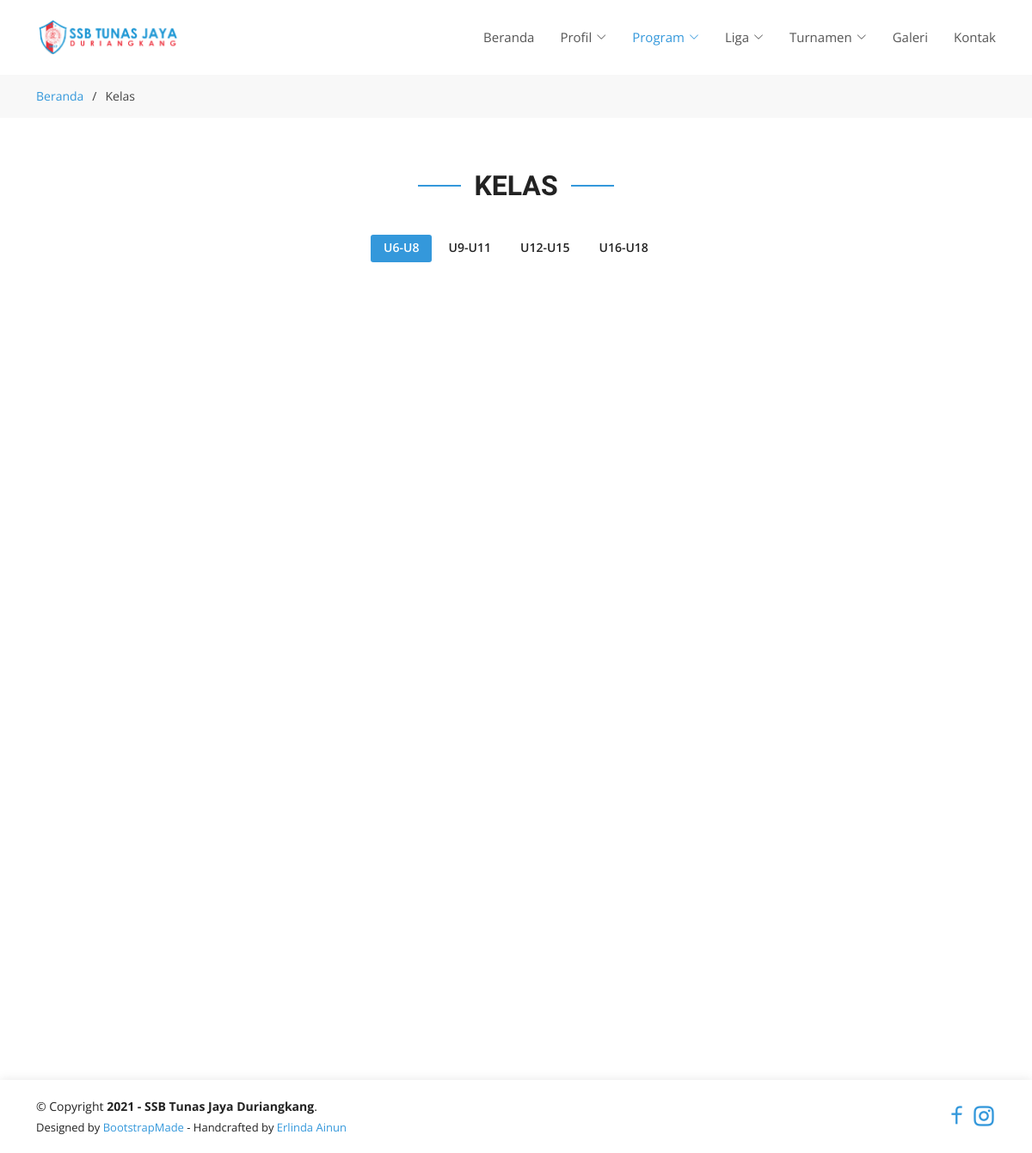
The page /class.php on the database as committed earlier.
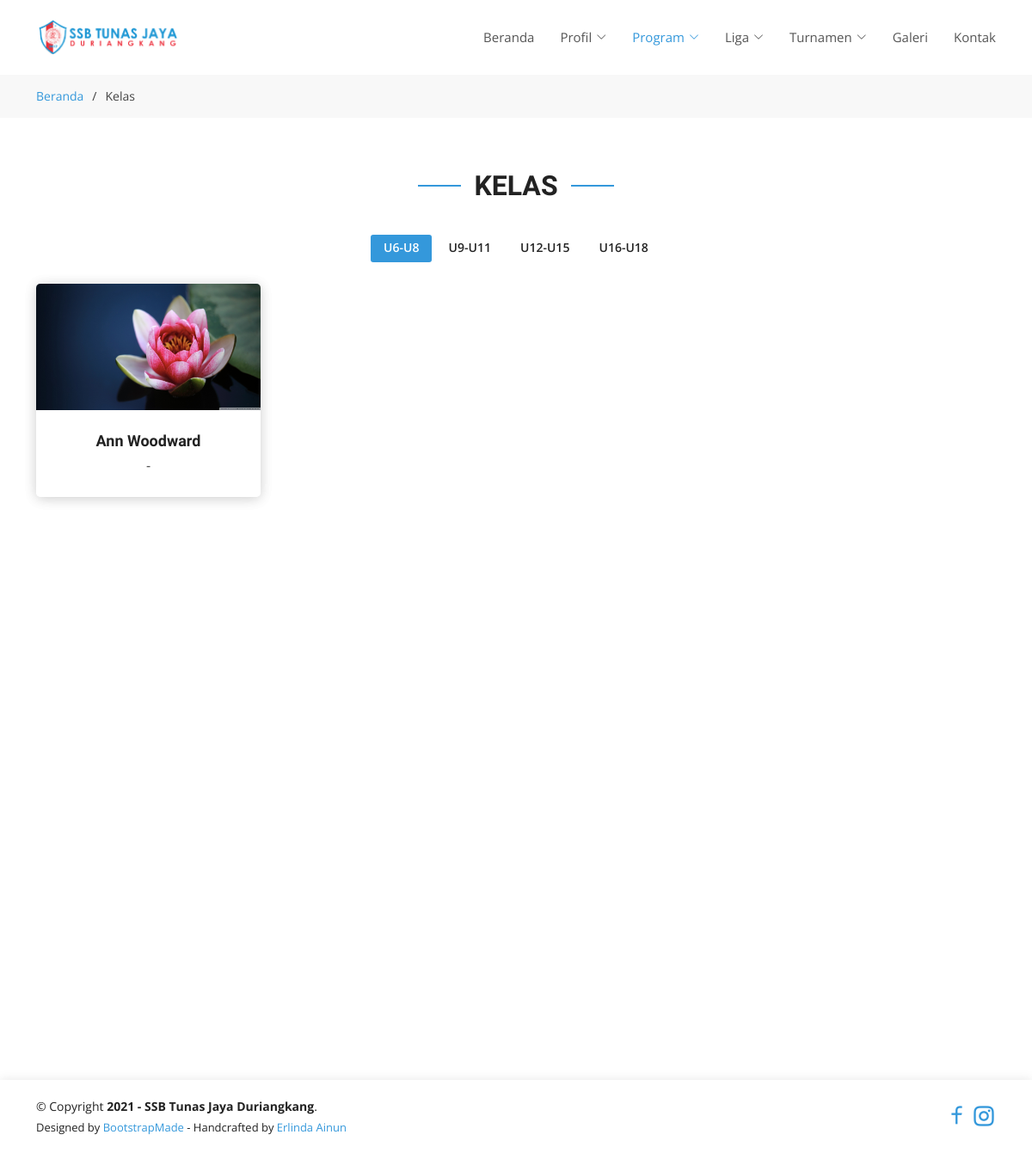
The same page on the database as committed later.
### tables this page shows
CREATE TABLE `members` (
  `id` int(11) NOT NULL,
  `name` varchar(255) DEFAULT NULL,
  `nisn` int(20) DEFAULT NULL,
  `birth_date` date DEFAULT NULL,
  `birth_place` varchar(255) DEFAULT NULL,
  `class_type` varchar(255) DEFAULT NULL,
  `gender_id` int(10) UNSIGNED NOT NULL,
  `religion` varchar(45) DEFAULT NULL,
  `address` varchar(45) DEFAULT NULL,
  `height` varchar(45) DEFAULT NULL,
  `weight` varchar(45) DEFAULT NULL,
  `phone_number` varchar(45) DEFAULT NULL,
  `image_path` text DEFAULT NULL,
  `position` varchar(45) DEFAULT NULL,
  `reason` varchar(45) DEFAULT NULL,
  `notes` varchar(255) DEFAULT NULL,
  `status` varchar(32) DEFAULT NULL,
  `created_at` timestamp NULL DEFAULT NULL,
  `updated_at` timestamp NULL DEFAULT NULL
);

### class.php (the view, shortened to what this page needs)
<!DOCTYPE html>
<html lang="en">
<head>
  <?php include 'connection.php'; ?>
  <link href="assets/vendor/aos/aos.css" rel="stylesheet">
  <link href="assets/vendor/bootstrap/css/bootstrap.min.css" rel="stylesheet">
  <link href="assets/vendor/bootstrap-icons/bootstrap-icons.css" rel="stylesheet">
  <link href="assets/vendor/boxicons/css/boxicons.min.css" rel="stylesheet">
  <link href="assets/vendor/glightbox/css/glightbox.min.css" rel="stylesheet">
  <link href="assets/vendor/remixicon/remixicon.css" rel="stylesheet">
  <link href="assets/vendor/swiper/swiper-bundle.min.css" rel="stylesheet">
  <link href="assets/css/style.css" rel="stylesheet">
</head>
<body>
  <?php include 'header.php'; ?>
  <main id="main">
    <section id="breadcrumbs" class="breadcrumbs">
      <div class="container">
        <div class="d-flex justify-content-between align-items-center">
          <ol>
            <li><a href="/">Beranda</a></li>
            <li>Kelas</li>
          </ol>
        </div>
      </div>
    </section>
    <section id="portfolio" class="portfolio">
      <div class="container">
        <div class="section-title" data-aos="fade-up">
          <h2>Kelas</h2>
        </div>
        <div class="row aos-init" data-aos="fade-up" data-aos-delay="100">
          <div class="col-lg-12 d-flex justify-content-center">
            <ul id="portfolio-flters">
              <li data-filter=".filter-U6-U8" class="filter-active">U6-U8</li>
              <li data-filter=".filter-U9-U11">U9-U11</li>
              <li data-filter=".filter-U12-U15">U12-U15</li>
              <li data-filter=".filter-U16-U18">U16-U18</li>
            </ul>
          </div>
        </div>
        <div class="row portfolio-container aos-init" data-aos="fade-up" data-aos-delay="200" style="position: relative; height: 891px;">
          <?php
          $sql = 'SELECT * FROM `members` WHERE `status` = "Disetujui" ';
          $result = $conn->query($sql);
          while ($row = $result->fetch_assoc()) {
            $image_path = str_replace('..', '', $row['image_path']);
            $src = 'http://' . $_SERVER['HTTP_HOST'] . $image_path;
          ?>
            <div class="col-lg-3 col-md-6 portfolio-item filter-<?php echo $row['class_type'] ?>" style="position: absolute; left: 0px; top: 0px;">
              <div class="member aos-init aos-animate" data-aos="fade-up" data-aos-delay="100">
                <div class="member-img">
                  <img src="<?php echo $src ?>" class="img-fluid" alt="">
                </div>
                <div class="member-info">
                  <h4><?php echo $row['name'] ?></h4>
                  <span><?php echo $row['position'] ?></span>
                </div>
              </div>
            </div>
          <?php } ?>
        </div>
      </div>
    </section>
  </main>
  <?php include 'footer.php'; ?>
</body>
</html>

### header.php (shortened to what this page needs)
<header id="header" class="fixed-top d-flex align-items-center">
    <div class="container d-flex align-items-center justify-content-between">
        <div class="logo">
            <h1><a href="/"><img src="assets/img/logo.png" alt="logo"></a></h1>
        </div>
        <nav id="navbar" class="navbar">
            <ul>
                <li><a class="nav-link scrollto <?php if ($_SERVER['SCRIPT_NAME'] == "/index.php") echo "active" ?>" href="/">Beranda</a></li>
                <li class="dropdown">
                    <a class="<?php if (
                                    $_SERVER['SCRIPT_NAME'] == "/vission-mission.php"
                                    || $_SERVER['SCRIPT_NAME'] == "/history.php"
                                    || $_SERVER['SCRIPT_NAME'] == "/manager.php"
                                    || $_SERVER['SCRIPT_NAME'] == "/achievement.php"
                                ) echo "active" ?>" href="#"><span>Profil</span> <i class="bi bi-chevron-down"></i></a>
                </li>
                <li class="dropdown">
                    <a class="<?php if (
                                    $_SERVER['SCRIPT_NAME'] == "/class.php"
                                    || $_SERVER['SCRIPT_NAME'] == "/registration-member.php"
                                ) echo "active" ?>" href="#"><span>Program</span> <i class="bi bi-chevron-down"></i>
                    </a>
                </li>
                <li class="dropdown">
                    <a class="<?php if (
                                    ($_SERVER['SCRIPT_NAME'] == "/registration-team.php" && $_GET['tipe'] == 'liga')
                                    || $_SERVER['SCRIPT_NAME'] == "/schedule.php"
                                    || $_SERVER['SCRIPT_NAME'] == "/standing.php"
                                ) echo "active" ?>" href="#"><span>Liga</span> <i class="bi bi-chevron-down"></i>
                    </a>
                </li>
                <li class="dropdown">
                    <a class="<?php if (
                                    ($_SERVER['SCRIPT_NAME'] == "/registration-team.php" && $_GET['tipe'] == 'turnamen')
                                    || $_SERVER['SCRIPT_NAME'] == "/match-scheme.php"
                                ) echo "active" ?>" href="#"><span>Turnamen</span> <i class="bi bi-chevron-down"></i>
                    </a>
                </li>
                <li><a class="nav-link scrollto <?php if ($_SERVER['SCRIPT_NAME'] == "/gallery.php") echo "active" ?>" href="gallery.php">Galeri</a></li>
                <li><a class="nav-link scrollto <?php if ($_SERVER['SCRIPT_NAME'] == "/contact.php") echo "active" ?>" href="contact.php">Kontak</a></li>
            </ul>
        </nav>
    </div>
</header>

### footer.php
<footer id="footer">
    <div class="container">
        <div class="row d-flex align-items-center">
            <div class="col-lg-6 text-lg-left">
                <div class="copyright">
                    &copy; Copyright <strong>2021 - SSB Tunas Jaya Duriangkang</strong>.
                </div>
                <div class="credits">
                    Designed by <a href="https://bootstrapmade.com/">BootstrapMade</a> - Handcrafted by <a href="http://instagram.com/erlindaainun" target="_blank" rel="noopener noreferrer"> Erlinda Ainun</a>
                </div>
            </div>
            <div class="col-lg-6 text-right">
                <div class="social-media">
                    <a href="#"><i class="ri-facebook-line ri-2x"></i></a>
                    <a href="#"><i class="ri-instagram-line ri-2x"></i></a>
                </div>
            </div>
        </div>
    </div>
</footer>

### assets/css/style.css (style rules this page uses)
body { font-family: "Open Sans", sans-serif; color: #444444; }
a { color: #3498db; text-decoration: none; }
h1, h2, h3, h4, h5, h6 { font-family: "Raleway", sans-serif; }
#header { z-index: 997; transition: all 0.5s; padding: 22px 0; background: #fff; }
#header .logo h1 { font-size: 30px; margin: 0; padding: 0; line-height: 1; font-weight: 700; letter-spacing: 1px; }
#header .logo h1 a, #header .logo h1 a:hover { color: #222222; text-decoration: none; }
#header .logo img { padding: 0; margin: 0; max-height: 40px; }
.navbar { padding: 0; }
.navbar ul { margin: 0; padding: 0; display: flex; list-style: none; align-items: center; }
.navbar li { position: relative; }
.navbar a { display: flex; align-items: center; justify-content: space-between; padding: 10px 0 10px 30px; font-size: 15px; font-weight: 400; color: #555555; white-space: nowrap; transition: 0.3s; }
.navbar a i { font-size: 12px; line-height: 0; margin-left: 5px; }
.navbar a:hover, .navbar .active, .navbar li:hover>a { color: #3498db; }
main { margin-bottom: 60px; }
section { padding: 60px 0; overflow: hidden; }
.section-title { text-align: center; padding-bottom: 30px; }
.section-title h2 { font-size: 32px; font-weight: bold; text-transform: uppercase; position: relative; color: #222222; }
.section-title h2::before, .section-title h2::after { content: ''; width: 50px; height: 2px; background: #3498db; display: inline-block; }
.section-title h2::before { margin: 0 15px 10px 0; }
.section-title h2::after { margin: 0 0 10px 15px; }
.portfolio .portfolio-item { margin-bottom: 30px; }
.portfolio #portfolio-flters { padding: 0; margin: 0 auto 20px auto; list-style: none; text-align: center; }
.portfolio #portfolio-flters li { cursor: pointer; display: inline-block; padding: 8px 15px 10px 15px; font-size: 14px; font-weight: 600; line-height: 1; text-transform: uppercase; color: #222222; margin-bottom: 5px; transition: all 0.3s ease-in-out; border-radius: 3px; }
.portfolio #portfolio-flters li:hover, .portfolio #portfolio-flters li.filter-active { color: #fff; background: #3498db; }
.portfolio #portfolio-flters li:last-child { margin-right: 0; }
.portfolio .member .member-img { position: relative; overflow: hidden; }
.portfolio .member { margin-bottom: 20px; overflow: hidden; text-align: center; border-radius: 5px; background: #fff; box-shadow: 0px 2px 15px rgba(0, 0, 0, 0.1); }
.portfolio .member .member-info { padding: 25px 15px; }
.portfolio .member .member-info h4 { font-weight: 700; margin-bottom: 5px; font-size: 18px; color: #222222; }
.breadcrumbs { padding: 15px 0; background: #f8f8f8; min-height: 40px; margin-top: 86px; }
.breadcrumbs ol { display: flex; flex-wrap: wrap; list-style: none; padding: 0; margin: 0; font-size: 14px; }
.breadcrumbs ol li+li { padding-left: 10px; }
.breadcrumbs ol li+li::before { display: inline-block; padding-right: 10px; color: #3c3c3c; content: "/"; }
#footer { background: #fff; box-shadow: 0px 0px 12px 0px rgba(0, 0, 0, 0.1); padding: 20px 0; color: #222222; font-size: 14px; position: fixed; width: 100%; bottom: 0; z-index: 999; }
#footer .credits { font-size: 13px; padding-top: 5px; color: #222222; }
#footer .social-media { text-align: right; }

Rows that differ between the two databases and show on the page:
added members: image_path (picture), name "Ann Woodward", position "-"
